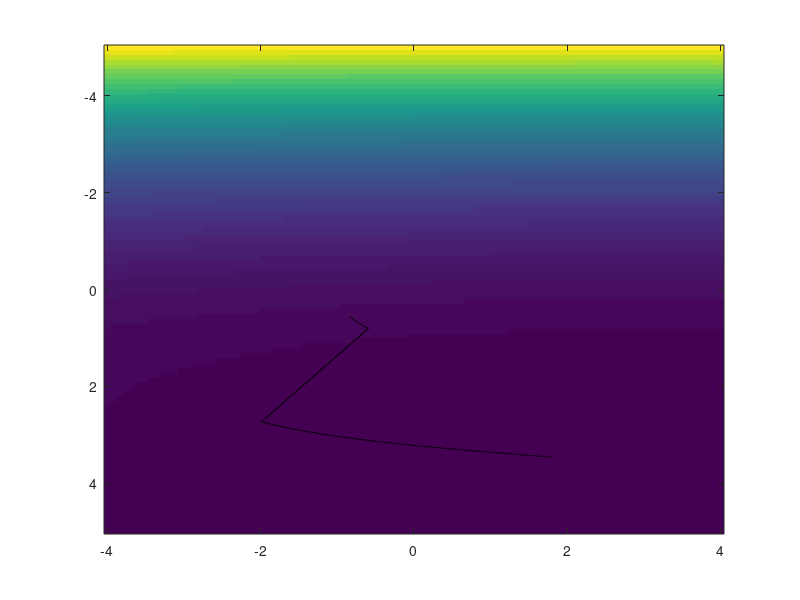
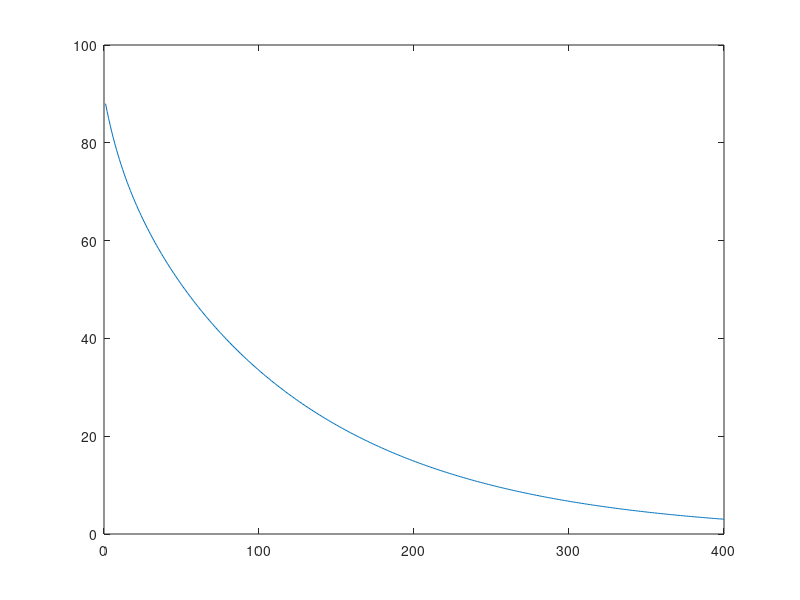
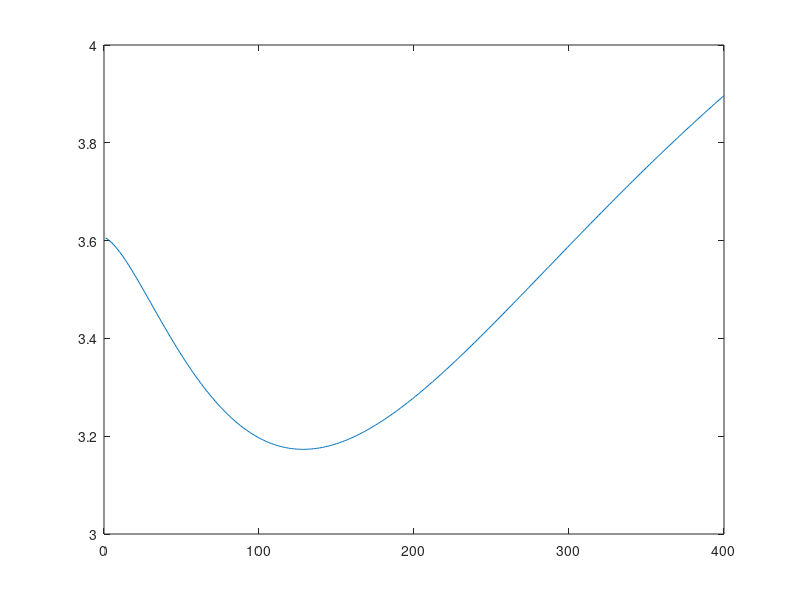

These figures' MATLAB source, in order:
% Zadanie 1, funkcja f

f=@(x) 2*(x(1)-3)^2+(x(2)-4)^4;
xx=linspace(-5,5,100);
yy=linspace(-4,4,100);
[u,v]=meshgrid(yy,xx); % Tworzymy siatke i F oblicza wartosci na siatce
F=2*(u-3).^2+(v-4).^4; % Wartość funkcji F jest obliczana dla każdego punktu (u, v)

gradF=@(x)[4*x(1)-12,4*(x(2)-4)^3]; % gradient funkcji f w punkcie x,y
x=[-3,2]; % punkt startowy
niter=400; % liczba iteracji
tau=0.001; % długość kroku
E=zeros(1,niter); % magazyn dla wartości funkcji
D=zeros(1,niter); % magazyn odległość od rozwiązania
X=zeros(2,niter);  % magazyn punktów pośrednich

for i=1:niter
    % sprawdzam warunki dla (x,y) na D
    if (x(1)<=2 && x(1) >=-2) || (x(2)<=1 && x(2) >=-1)
        X(:,i)=x;
    else
        X(:,i)=x/norm(x); %znormalizowanie
    end
    E(i)=f(x);
    D(i)=norm(x); % norma l2 Euklidesowa do 0,0
    x=x-tau*gradF(x);
end

% Przemieszczanie punktowe w kierunku minimalnej wartości funkcji F
figure
imagesc(yy,xx,F);
hold on
plot(X(1,:),X(2,:),'k-');

% Zmiana wartości f w trakcie kolejnych iteracji
figure
plot(E);

% Zmiana odległości punktu x od (0.0)
figure
plot(D);
disp(x);
